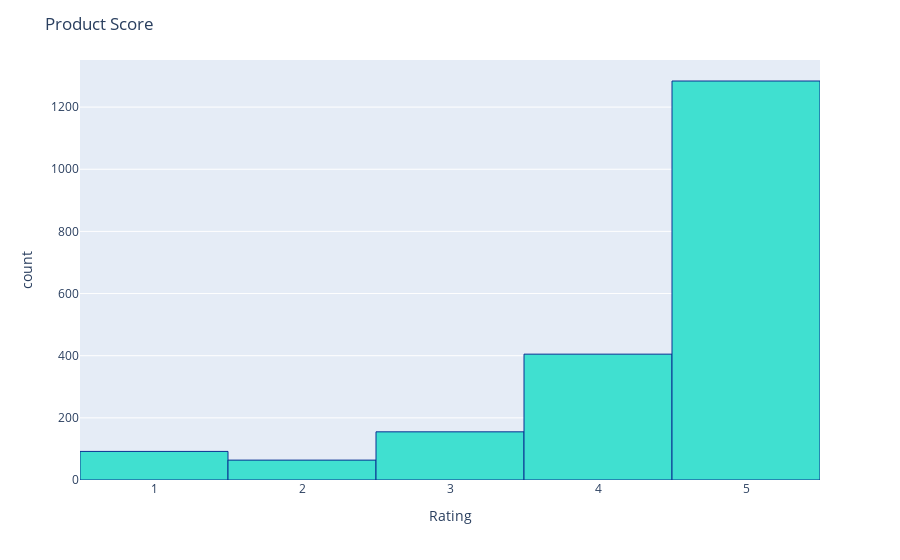

The notebook cell saved with this chart:
### Markdown cell above
## To check if majority of reviews are positive or negative ##

### Code cell
import matplotlib.pyplot as plt
import seaborn as sns
color = sns.color_palette()
%matplotlib inline
import plotly.offline as py
py.init_notebook_mode(connected=True)
import plotly.graph_objs as go
import plotly.tools as tls
import plotly.express as px
# Product Scores
fig = px.histogram(df, x = "Rating")
fig.update_traces(marker_color="turquoise",marker_line_color='rgb(8,48,146)',
                  marker_line_width=1)
fig.update_layout(title_text='Product Score')
fig.show()

### Figure 1 — Plotly figure (JSON) as saved in the notebook; plotly's stock layout.template omitted (floating-point values rounded to 4 significant figures; data arrays with more than 128 entries replaced by an {"elided": "..."} marker saying what was removed)
{"data": [{"alignmentgroup": "True", "bingroup": "x", "hovertemplate": "Rating=%{x}<br>count=%{y}<extra></extra>", "legendgroup": "", "marker": {"color": "turquoise", "line": {"color": "rgb(8,48,146)", "width": 1}}, "name": "", "offsetgroup": "", "orientation": "v", "showlegend": false, "type": "histogram", "x": {"elided": "2000 int values"}, "xaxis": "x", "yaxis": "y"}], "layout": {"barmode": "relative", "legend": {"tracegroupgap": 0}, "margin": {"t": 60}, "title": {"text": "Product Score"}, "xaxis": {"anchor": "y", "domain": [0, 1], "title": {"text": "Rating"}}, "yaxis": {"anchor": "x", "domain": [0, 1], "title": {"text": "count"}}}}
